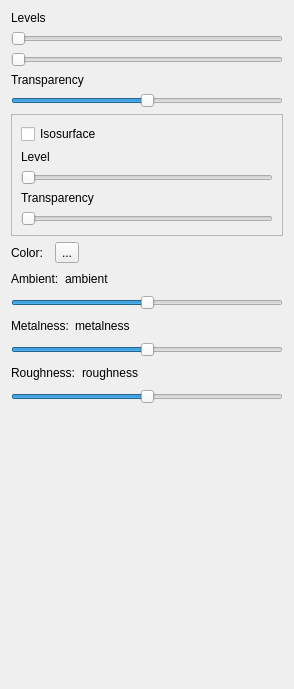
<?xml version="1.0" encoding="UTF-8"?>
<ui version="4.0">
 <class>VolumeWidget</class>
 <widget class="QWidget" name="VolumeWidget">
  <property name="geometry">
   <rect>
    <x>0</x>
    <y>0</y>
    <width>294</width>
    <height>689</height>
   </rect>
  </property>
  <property name="windowTitle">
   <string>Form</string>
  </property>
  <layout class="QVBoxLayout" name="verticalLayout">
   <item>
    <widget class="QLabel" name="label_9">
     <property name="text">
      <string>Levels</string>
     </property>
    </widget>
   </item>
   <item>
    <widget class="QSlider" name="slider_level_min">
     <property name="orientation">
      <enum>Qt::Horizontal</enum>
     </property>
    </widget>
   </item>
   <item>
    <widget class="QSlider" name="slider_level_max">
     <property name="orientation">
      <enum>Qt::Horizontal</enum>
     </property>
    </widget>
   </item>
   <item>
    <widget class="QLabel" name="label_10">
     <property name="text">
      <string>Transparency</string>
     </property>
    </widget>
   </item>
   <item>
    <widget class="QSlider" name="slider_transparency">
     <property name="maximum">
      <number>200</number>
     </property>
     <property name="value">
      <number>100</number>
     </property>
     <property name="orientation">
      <enum>Qt::Horizontal</enum>
     </property>
    </widget>
   </item>
   <item>
    <widget class="QFrame" name="frame">
     <property name="frameShape">
      <enum>QFrame::StyledPanel</enum>
     </property>
     <property name="frameShadow">
      <enum>QFrame::Raised</enum>
     </property>
     <layout class="QVBoxLayout" name="verticalLayout_7">
      <item>
       <widget class="QCheckBox" name="check_box_isosurface">
        <property name="text">
         <string>Isosurface</string>
        </property>
       </widget>
      </item>
      <item>
       <widget class="QLabel" name="label_11">
        <property name="text">
         <string>Level</string>
        </property>
       </widget>
      </item>
      <item>
       <widget class="QSlider" name="slider_isovalue">
        <property name="maximum">
         <number>100</number>
        </property>
        <property name="orientation">
         <enum>Qt::Horizontal</enum>
        </property>
       </widget>
      </item>
      <item>
       <widget class="QLabel" name="label_12">
        <property name="text">
         <string>Transparency</string>
        </property>
       </widget>
      </item>
      <item>
       <widget class="QSlider" name="slider_isosurface_transparency">
        <property name="orientation">
         <enum>Qt::Horizontal</enum>
        </property>
       </widget>
      </item>
     </layout>
    </widget>
   </item>
   <item>
    <layout class="QHBoxLayout" name="horizontalLayout_7">
     <item>
      <widget class="QLabel" name="label_15">
       <property name="text">
        <string>Color:</string>
       </property>
      </widget>
     </item>
     <item>
      <widget class="QWidget" name="widget_color" native="true">
       <property name="autoFillBackground">
        <bool>true</bool>
       </property>
      </widget>
     </item>
     <item>
      <widget class="QToolButton" name="tool_button_color">
       <property name="text">
        <string>...</string>
       </property>
      </widget>
     </item>
     <item>
      <spacer name="horizontalSpacer_6">
       <property name="orientation">
        <enum>Qt::Horizontal</enum>
       </property>
       <property name="sizeHint" stdset="0">
        <size>
         <width>40</width>
         <height>20</height>
        </size>
       </property>
      </spacer>
     </item>
    </layout>
   </item>
   <item>
    <layout class="QHBoxLayout" name="horizontalLayout">
     <item>
      <widget class="QLabel" name="label_22">
       <property name="text">
        <string>Ambient:</string>
       </property>
      </widget>
     </item>
     <item>
      <widget class="QLabel" name="label_ambient">
       <property name="text">
        <string>ambient</string>
       </property>
      </widget>
     </item>
     <item>
      <spacer name="horizontalSpacer">
       <property name="orientation">
        <enum>Qt::Horizontal</enum>
       </property>
       <property name="sizeHint" stdset="0">
        <size>
         <width>40</width>
         <height>20</height>
        </size>
       </property>
      </spacer>
     </item>
    </layout>
   </item>
   <item>
    <widget class="QSlider" name="slider_ambient">
     <property name="maximum">
      <number>1000</number>
     </property>
     <property name="value">
      <number>500</number>
     </property>
     <property name="orientation">
      <enum>Qt::Horizontal</enum>
     </property>
    </widget>
   </item>
   <item>
    <layout class="QHBoxLayout" name="horizontalLayout_2">
     <item>
      <widget class="QLabel" name="label_20">
       <property name="text">
        <string>Metalness:</string>
       </property>
      </widget>
     </item>
     <item>
      <widget class="QLabel" name="label_metalness">
       <property name="text">
        <string>metalness</string>
       </property>
      </widget>
     </item>
     <item>
      <spacer name="horizontalSpacer_2">
       <property name="orientation">
        <enum>Qt::Horizontal</enum>
       </property>
       <property name="sizeHint" stdset="0">
        <size>
         <width>40</width>
         <height>20</height>
        </size>
       </property>
      </spacer>
     </item>
    </layout>
   </item>
   <item>
    <widget class="QSlider" name="slider_metalness">
     <property name="maximum">
      <number>1000</number>
     </property>
     <property name="value">
      <number>500</number>
     </property>
     <property name="orientation">
      <enum>Qt::Horizontal</enum>
     </property>
    </widget>
   </item>
   <item>
    <layout class="QHBoxLayout" name="horizontalLayout_3">
     <item>
      <widget class="QLabel" name="label_19">
       <property name="text">
        <string>Roughness:</string>
       </property>
      </widget>
     </item>
     <item>
      <widget class="QLabel" name="label_roughness">
       <property name="text">
        <string>roughness</string>
       </property>
      </widget>
     </item>
     <item>
      <spacer name="horizontalSpacer_3">
       <property name="orientation">
        <enum>Qt::Horizontal</enum>
       </property>
       <property name="sizeHint" stdset="0">
        <size>
         <width>40</width>
         <height>20</height>
        </size>
       </property>
      </spacer>
     </item>
    </layout>
   </item>
   <item>
    <widget class="QSlider" name="slider_roughness">
     <property name="maximum">
      <number>1000</number>
     </property>
     <property name="value">
      <number>500</number>
     </property>
     <property name="orientation">
      <enum>Qt::Horizontal</enum>
     </property>
    </widget>
   </item>
   <item>
    <spacer name="verticalSpacer">
     <property name="orientation">
      <enum>Qt::Vertical</enum>
     </property>
     <property name="sizeHint" stdset="0">
      <size>
       <width>20</width>
       <height>164</height>
      </size>
     </property>
    </spacer>
   </item>
  </layout>
 </widget>
 <resources/>
 <connections/>
</ui>
